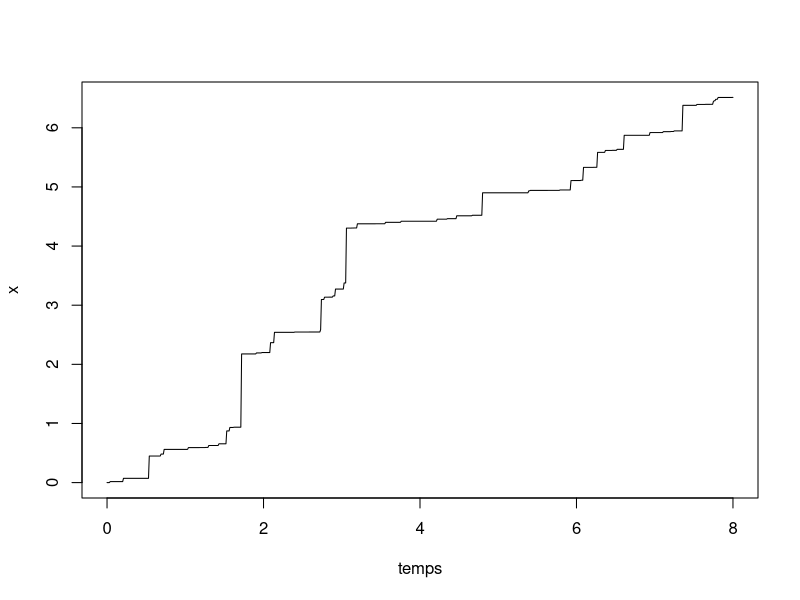
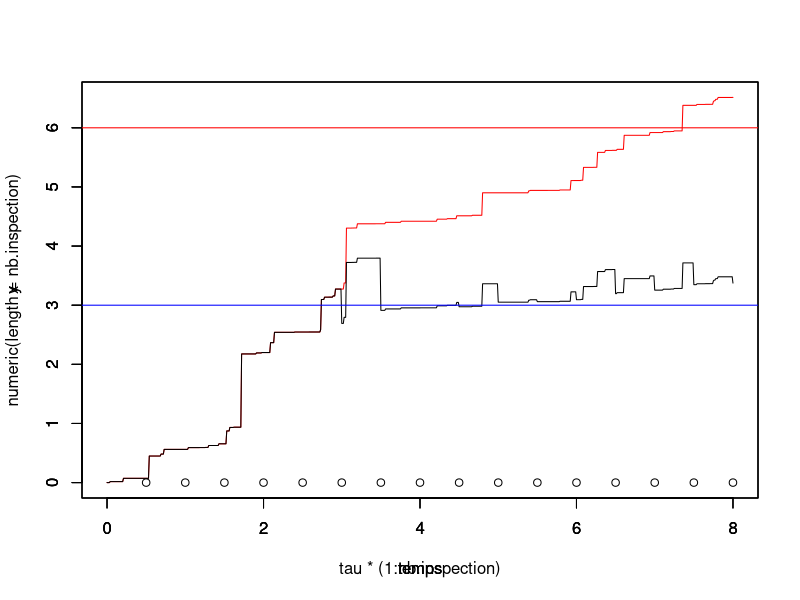
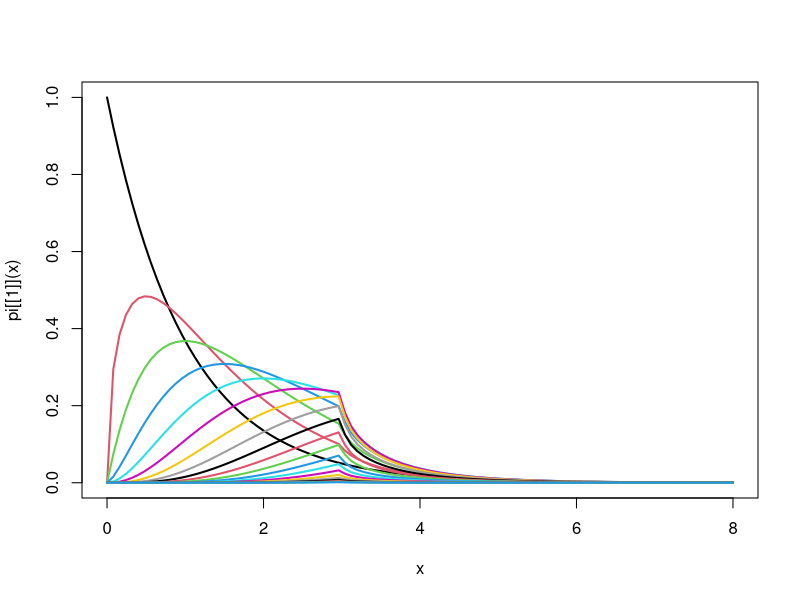

Reproduce these figures in R, in order.
library(ggplot2)
library(tidyverse)
tau = 0.5 # intervalle inter-inspection
rho = 0.8 # parametre ARD1
L=3 # seuil pour MP
M=6 # seuil pout MC
tps.final <-8 # fenêtre d'observation du processus

# Simulation d'un processus gamma
pas = 0.01 # pas de temps pour simuler le processus

temps = seq(from = 0,to = tps.final,by = pas)
alpha = 1 # paramètre de forme de Gamma a = alpha t
beta = 1 # paramètre d'échelle de Gamma
n=length(temps)
x=numeric(n) # processus Gamma simulé
y=numeric(n) # processus Gamma maintenu
x[1] = 0

nb.inspection<- floor(tps.final/tau)

obs<-numeric(nb.inspection)

for(i in 2:n){
  x[i] = x[i-1] + rgamma(1,scale = beta, shape = alpha*(temps[i]^beta)-temps[i-1]^beta)
}

plot(temps,x,type="l")

# avant la première inspection y=x
y[1:(tau/pas)]<-x[1:(tau/pas)]

# Décision à chaque inspection

ifelse(x[tau/pas+1]<L,y[tau/pas+1]<-x[tau/pas+1],ifelse(x[tau/pas+1]<M,y[tau/pas+1]<-(1-rho)*x[tau/pas+1],y[tau/pas+1]<-0))

obs[1]<-y[tau/pas+1]

j<-1 # indicateur inspection
while (obs[j]<M & j<nb.inspection) {
  y[(j*tau/pas+2):((j+1)*tau/pas+1)]<-y[j*tau/pas+1]+x[(j*tau/pas+2):((j+1)*tau/pas+1)]-x[j*tau/pas+1]
  ifelse(y[(j+1)*tau/pas+1]<L,print("no action"),ifelse(y[(j+1)*tau/pas+1]<M,y[(j+1)*tau/pas+1]<-y[j*tau/pas+1]+(1-rho)*(x[(j+1)*tau/pas+1]-x[j*tau/pas+1]),y[(j+1)*tau/pas+1]<-0))
  obs[j+1]<-y[(j+1)*tau/pas+1]
  j<-j+1
}

df <- data.frame(temps,x,y)
mygraph <- ggplot(df,aes(x = temps)) +  
  geom_line(aes(y = y), color = "darkred") +
  geom_line(aes(y = x), color="steelblue", linetype="twodash") +
  geom_abline(slope = 0,intercept = L,color="blue") +
  geom_abline(slope = 0,intercept = M,color="red")



plot(temps,x,col="red",type="l",ylim = c(0,max(x)),xlim = c(0,8))
par(new=T)
plot(temps,y,type="l",ylim=c(0,max(x)),xlim = c(0,8))
par(new=T)
plot(tau*(1:nb.inspection),numeric(length = nb.inspection),ylim=c(0,max(x)),type="p",xlim = c(0,8))
abline(h=L,col="blue")
abline(h=M,col="red")

#abline(v = tau*(1:nb.inspection))


#####################################
# Calcul de la loi stationnaire
#####################################

# se donner une grille pour les abscisses

K<- 20 # nb itérations de l'algo de point fixe
grid_abs <- seq(0.01,8,0.01)
nb_abs <- length(grid_abs)
w<-matrix(nrow = K,ncol = nb_abs )

pi<-list()
pi[[1]]<-function(x) dexp(x)

w[1,]<-pi[[1]](grid_abs)
curve(pi[[1]](x), from = 0, to = max(grid_abs), lwd = 2)

for(k in 2:K){
  for (j in 1:nb_abs){
    abs <- grid_abs[j]
    fn_aux1 <- function(x) {
      res <- pi[[k-1]](x)*dgamma(abs-x,rate=beta,shape=alpha*tau)
      return(res)
    }
    fn_aux2 <- function(x) {
      res <- pi[[k-1]](x)*dgamma(abs-(1-rho)*x,rate=beta,shape=alpha*tau)
      return(res)
    }
    fn_aux3 <- function(x) {
      res <- pi[[k-1]](x)
      return(res)
    }
    w[k,j] <- integrate(f = fn_aux1, lower = 0, upper = min(L,abs))$value 
    + integrate(f = fn_aux2, lower = L, upper = min(M,abs/(1-rho)))$value
    + integrate(f = fn_aux3, lower = M, upper = Inf)$value * dgamma(abs,rate=beta,shape=alpha*tau)
  }
  aux <- w[k,]
  fn_w <- function(x) {
    res <- splinefun(x = grid_abs, y = aux)(x)*((0 < x) & (x<=max(grid_abs)))
    return(res)
  }
  pi[[k]] <- fn_w
  curve(pi[[k]](x), from = 0, to = max(grid_abs), lwd = 2, add = TRUE, col = k)
}





# initialisation
